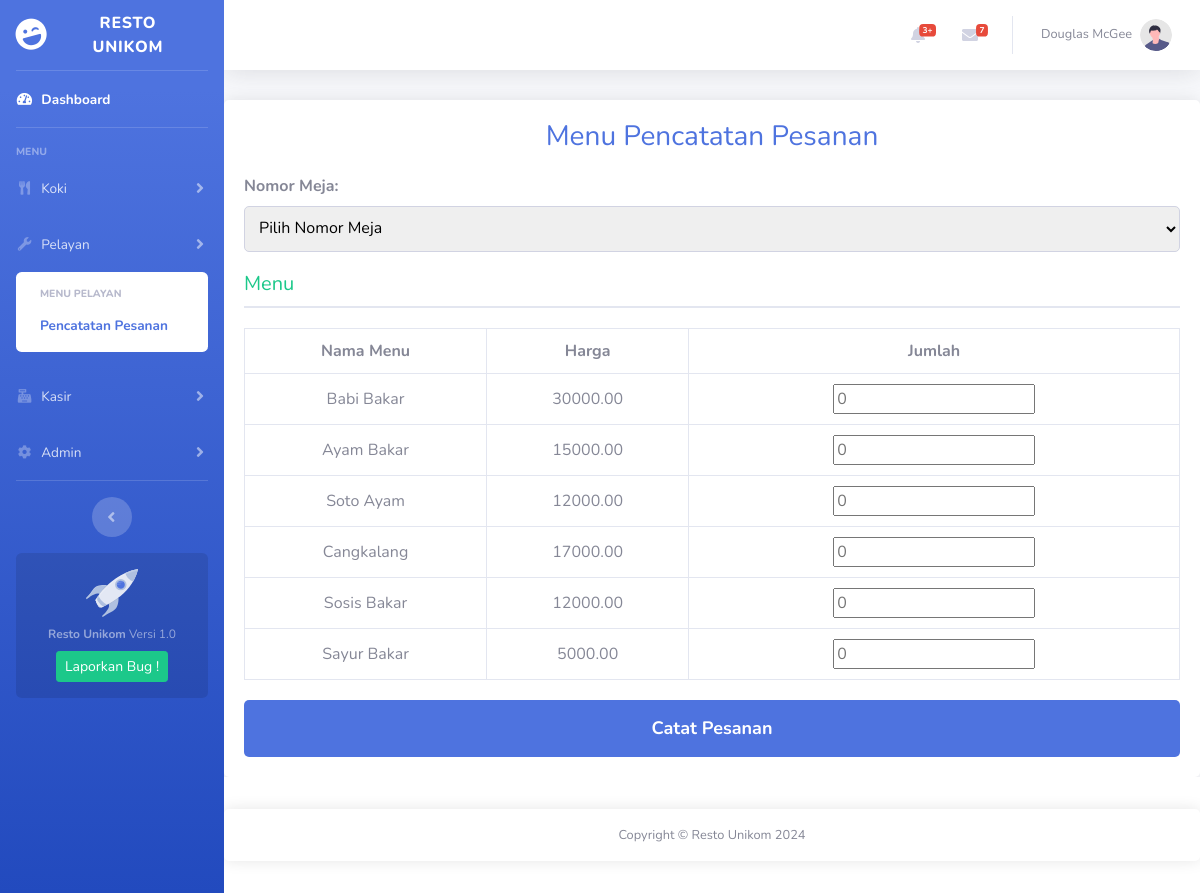
Page /pesanan-pelayan.php on the committed database.
### tables this page shows
CREATE TABLE `menu` (
  `no_menu` int(11) NOT NULL,
  `status_menu` varchar(15) NOT NULL,
  `nama_menu` varchar(16) NOT NULL,
  `stok` int(3) NOT NULL,
  `harga` decimal(9,2) NOT NULL
);

### pesanan-pelayan.php (the view, shortened to what this page needs)
<!DOCTYPE html>
<html lang="en">
<head>
    <link href="vendor/fontawesome-free/css/all.min.css" rel="stylesheet" type="text/css">
    <link href="css/sb-admin-2.min.css" rel="stylesheet">
</head>
<body id="page-top">
    <div id="wrapper">
        <ul class="navbar-nav bg-gradient-primary sidebar sidebar-dark accordion" id="accordionSidebar">
            <a class="sidebar-brand d-flex align-items-center justify-content-center" href="Dashboard.html">
                <div class="sidebar-brand-icon rotate-n-15">
                    <i class="fas fa-laugh-wink"></i>
                </div>
                <div class="sidebar-brand-text mx-3">Resto Unikom</div>
            </a>
            <hr class="sidebar-divider my-0">
            <li class="nav-item active">
                <a class="nav-link" href="Dashboard.html">
                    <i class="fas fa-fw fa-tachometer-alt"></i>
                    <span>Dashboard</span></a>
            </li>
            <hr class="sidebar-divider">
            <div class="sidebar-heading">
                Menu
            </div>
          <li class="nav-item">
            <a class="nav-link collapsed" href="#" data-toggle="collapse" data-target="#collapseKoki" aria-expanded="true" aria-controls="collapseKoki">
                <i class="fas fa-fw fa-utensils"></i>
                <span>Koki</span>
            </a>
        </li>
            <li class="nav-item">
                <a class="nav-link collapsed" href="#" data-toggle="collapse" data-target="#collapsePelayan"
                    aria-expanded="true" aria-controls="collapsePelayan">
                    <i class="fas fa-fw fa-wrench"></i>
                    <span>Pelayan</span>
                </a>
                <div id="collapsePelayan" class="collapse show" aria-labelledby="headingPelayan"
                    data-parent="#accordionSidebar">
                    <div class="bg-white py-2 collapse-inner rounded">
                        <h6 class="collapse-header">Menu Pelayan</h6>
                        <a class="collapse-item active" href="pesanan-pelayan.php">Pencatatan Pesanan</a>
                    </div>
                </div>
            </li>
            <li class="nav-item">
                <a class="nav-link collapsed" href="#" data-toggle="collapse" data-target="#collapseKasir"
                    aria-expanded="true" aria-controls="collapseKasir">
                    <i class="fas fa-fw fa-cash-register"></i>
                    <span>Kasir</span>
                </a>
            </li>
            <li class="nav-item">
                <a class="nav-link collapsed" href="#" data-toggle="collapse" data-target="#collapseAdmin"
                    aria-expanded="true" aria-controls="collapseAdmin">
                    <i class="fas fa-fw fa-cog"></i>
                    <span>Admin</span>
                </a>
            </li>
            <hr class="sidebar-divider d-none d-md-block">
            <div class="text-center d-none d-md-inline">
                <button class="rounded-circle border-0" id="sidebarToggle"></button>
            </div>
            <div class="sidebar-card d-none d-lg-flex">
                <img class="sidebar-card-illustration mb-2" src="img/undraw_rocket.svg" alt="...">
                <p class="text-center mb-2"><strong>Resto Unikom</strong> Versi 1.0</p>
                <a class="btn btn-success btn-sm" href="https://github.com/xturus138/adminWebsite">Laporkan Bug !</a>
            </div>
        </ul>
        <div id="content-wrapper" class="d-flex flex-column">
            <div id="content">
                <nav class="navbar navbar-expand navbar-light bg-white topbar mb-4 static-top shadow">
                    <ul class="navbar-nav ml-auto">
                        <li class="nav-item dropdown no-arrow mx-1">
                            <a class="nav-link dropdown-toggle" href="#" id="alertsDropdown" role="button"
                                data-toggle="dropdown" aria-haspopup="true" aria-expanded="false">
                                <i class="fas fa-bell fa-fw"></i>
                                <span class="badge badge-danger badge-counter">3+</span>
                            </a>
                        </li>
                        <li class="nav-item dropdown no-arrow mx-1">
                            <a class="nav-link dropdown-toggle" href="#" id="messagesDropdown" role="button"
                                data-toggle="dropdown" aria-haspopup="true" aria-expanded="false">
                                <i class="fas fa-envelope fa-fw"></i>
                                <span class="badge badge-danger badge-counter">7</span>
                            </a>
                        </li>
                        <li class="nav-item dropdown no-arrow">
                            <a class="nav-link dropdown-toggle" href="#" id="userDropdown" role="button"
                                data-toggle="dropdown" aria-haspopup="true" aria-expanded="false">
                                <span class="mr-2 d-none d-lg-inline text-gray-600 small">Douglas McGee</span>
                                <img class="img-profile rounded-circle"
                                    src="img/undraw_profile.svg">
                            </a>
                        </li>
                    </ul>
                </nav>
            <?php
include 'config.php';
$sql_menu = "SELECT nama_menu, harga FROM menu";
$result_menu = $db->query($sql_menu);
$menu_items = array();
if ($result_menu->num_rows > 0) {
    while ($row = $result_menu->fetch_assoc()) {
        $menu_items[] = $row;
    }
}
?>
<!DOCTYPE html>
<html lang="en">
<head>
</head>
<body>
<div class="container">
    <h1>Menu Pencatatan Pesanan</h1>
    <form action="submit_order.php" method="POST">
        <div class="table-number">
            <label for="table-number">Nomor Meja:</label>
            <select id="table-number" name="table_number" required>
                <option value="" disabled selected>Pilih Nomor Meja</option>
            </select>
        </div>
        <div class="menu-section">
            <h2>Menu</h2>
            <table>
                <thead>
                    <tr>
                        <th>Nama Menu</th>
                        <th>Harga</th>
                        <th>Jumlah</th>
                    </tr>
                </thead>
                <tbody>
                    <?php
                    if (!empty($menu_items)) {
                        foreach ($menu_items as $menu) {
                            echo "<tr>
                                    <td>{$menu['nama_menu']}</td>
                                    <td>{$menu['harga']}</td>
                                    <td><input type=\"number\" name=\"menu_{$menu['nama_menu']}\" min=\"0\" placeholder=\"0\"></td>
                                  </tr>";
                        }
                    }
                    ?>
                </tbody>
            </table>
        </div>
        <button type="submit" class="submit-btn">Catat Pesanan</button>
    </form>
</div>
</body>
</html>
            <footer class="sticky-footer bg-white">
                <div class="container my-auto">
                    <div class="copyright text-center my-auto">
                        <span>Copyright &copy; Resto Unikom 2024</span>
                    </div>
                </div>
            </footer>
        </div>
    </div>
</body>
</html>

### pesanan-pelayan.php (style rules this page uses)
body { font-family: 'Nunito', sans-serif; margin: 0; padding: 0; background-color: #f8f9fc; }
.container { width: 100%; padding: 20px; background-color: #fff; box-shadow: 0 0 15px rgba(0, 0, 0, 0.1); border-radius: 5px; margin-top: 30px; }
h1 { text-align: center; color: #4e73df; font-size: 1.75rem; margin-bottom: 20px; }
.menu-section { margin-bottom: 20px; }
.menu-section h2 { border-bottom: 2px solid #e3e6f0; padding-bottom: 10px; color: #1cc88a; font-size: 1.25rem; margin-bottom: 15px; }
.submit-btn { display: block; width: 100%; padding: 15px; background-color: #4e73df; color: white; border: none; border-radius: 5px; cursor: pointer; font-size: 18px; font-weight: bold; }
.table-number { margin-bottom: 20px; }
.table-number label { font-weight: bold; }
.table-number select { width: 100%; padding: 10px; border: 1px solid #d1d3e2; border-radius: 5px; }
table { width: 100%; border-collapse: collapse; margin-top: 20px; }
table, th, td { border: 1px solid #e3e6f0; }
th, td { padding: 10px; text-align: center; }

### rows in the picture
menu: nama_menu "Babi Bakar", harga "30000.00"
menu: nama_menu "Ayam Bakar", harga "15000.00"
menu: nama_menu "Soto Ayam", harga "12000.00"
menu: nama_menu "Cangkalang", harga "17000.00"
menu: nama_menu "Sosis Bakar", harga "12000.00"
menu: nama_menu "Sayur Bakar", harga "5000.00"
